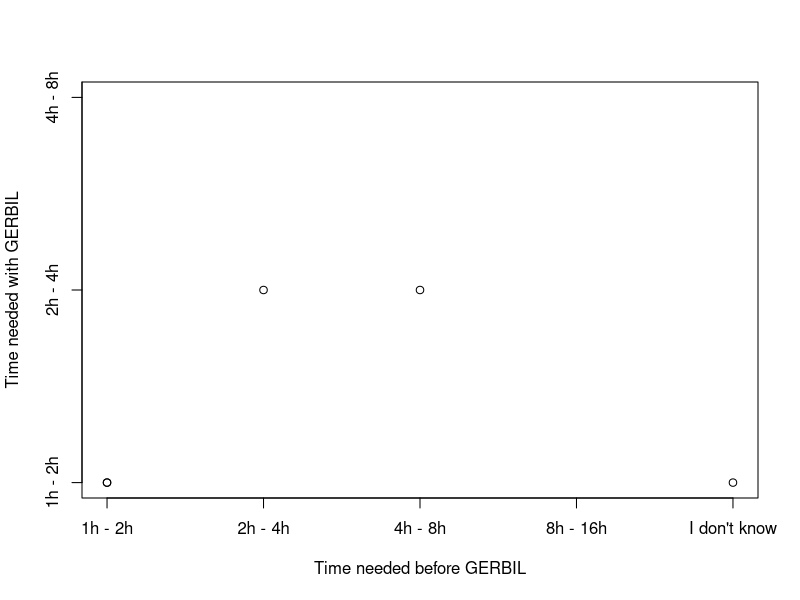
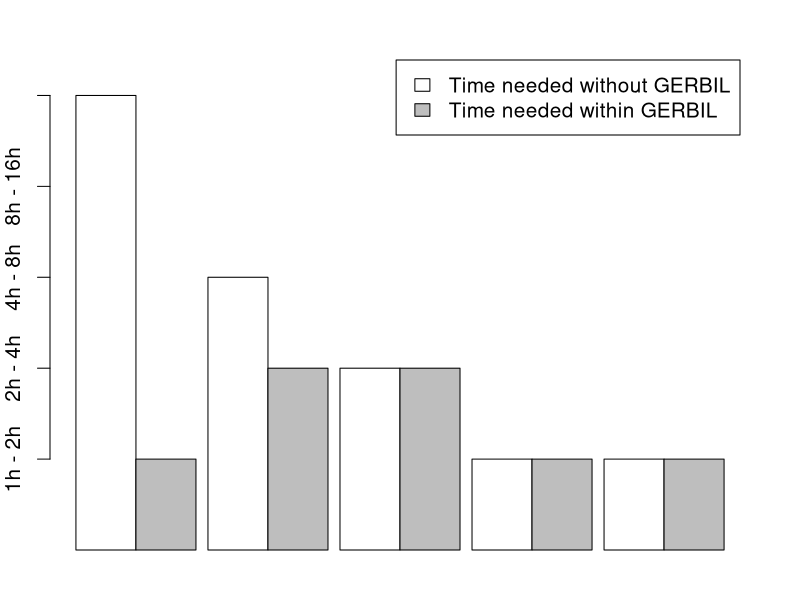

Write R code to recreate these figures, in order.
pdf("time.pdf",width=15,height=10)    
par(cex=1.25)
par(mar=c(2,2,2,2)) 

barplot(c(c(5,1),c(3,2),c(2,2),c(1,1),c(1,1)), ylab="Time needed", col=c("white","grey"), beside=TRUE, yaxt="n",ylim=c(0,1.1*5),legend=c("Time needed without GERBIL","Time needed within GERBIL"),,space=c(0.2,0,0.2,0,0.2,0,0.2,0,0.2,0))
axis(2,labels=c("1h - 2h","2h - 4h","4h - 8h","8h - 16h","Don't know"),at = c(1,2,3,4,5))

dev.off()



data <- read.csv("survey.csv", header=TRUE)

without <- c(1,1,3,5,2)
with <- c(1,1,2,1,2)
data<-table(without,with)
plot(without,with,xlab="Time needed before GERBIL",ylab="Time needed with GERBIL",xaxt="n",yaxt="n",ylim=c(1,3))
axis(1,labels=c("1h - 2h","2h - 4h","4h - 8h","8h - 16h","I don't know"),at = c(1,2,3,4,5))
axis(2,labels=c("1h - 2h","2h - 4h","4h - 8h","8h - 16h","I don't know"),at = c(1,2,3,4,5))
